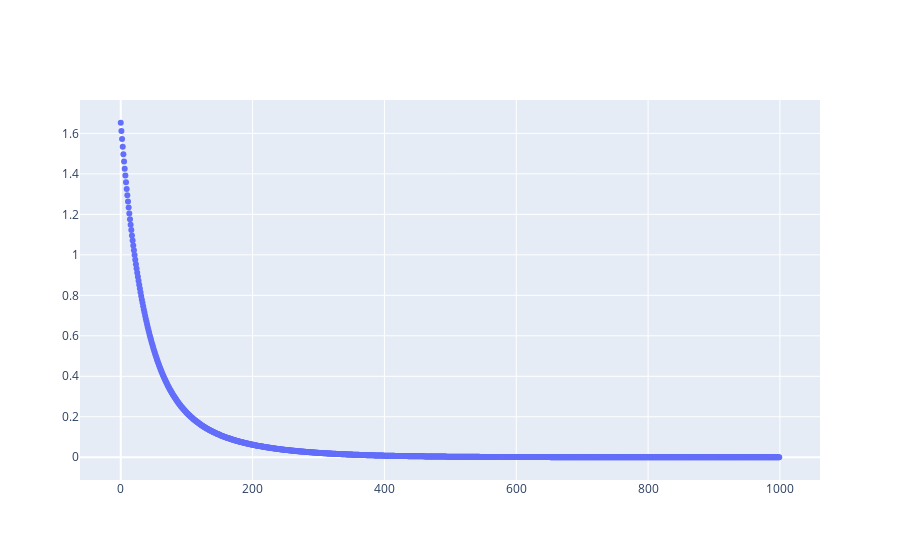

Notebook code for this chart:
### Code cell
fig = go.Figure()
fig.add_trace(go.Scatter(x=np.arange(0,len(costs)),y=costs,mode ='markers'))
fig.show()

### Figure 1 — Plotly figure (JSON) as saved in the notebook; plotly's stock layout.template omitted (floating-point values rounded to 4 significant figures; data arrays with more than 128 entries replaced by an {"elided": "..."} marker saying what was removed)
{"data": [{"mode": "markers", "type": "scatter", "x": {"elided": "1000 int values"}, "y": {"elided": "1000 float values"}}], "layout": {"autosize": true, "xaxis": {"autorange": true, "range": [-60.35, 1059.0], "type": "linear"}, "yaxis": {"autorange": true, "range": [-0.121, 1.774], "type": "linear"}}}
